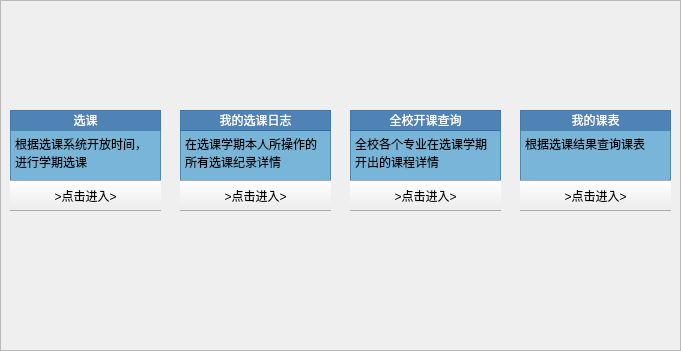
<?xml version="1.0" encoding="UTF-8"?>
<ui version="4.0">
 <class>Optionwindow</class>
 <widget class="QWidget" name="Optionwindow">
  <property name="geometry">
   <rect>
    <x>0</x>
    <y>0</y>
    <width>681</width>
    <height>351</height>
   </rect>
  </property>
  <property name="windowTitle">
   <string>学生选课系统</string>
  </property>
  <property name="windowIcon">
   <iconset resource="resourse_file.qrc">
    <normaloff>:/new/prefix1/img/9.png</normaloff>:/new/prefix1/img/9.png</iconset>
  </property>
  <property name="styleSheet">
   <string notr="true"/>
  </property>
  <widget class="QFrame" name="frame">
   <property name="geometry">
    <rect>
     <x>0</x>
     <y>0</y>
     <width>681</width>
     <height>351</height>
    </rect>
   </property>
   <property name="styleSheet">
    <string notr="true">#frame
{
border-image: url(:/new/prefix1/img/1.jpg);}</string>
   </property>
   <property name="frameShape">
    <enum>QFrame::StyledPanel</enum>
   </property>
   <property name="frameShadow">
    <enum>QFrame::Raised</enum>
   </property>
   <widget class="QLabel" name="label">
    <property name="geometry">
     <rect>
      <x>230</x>
      <y>20</y>
      <width>231</width>
      <height>41</height>
     </rect>
    </property>
    <property name="styleSheet">
     <string notr="true"/>
    </property>
    <property name="text">
     <string>&lt;!DOCTYPE HTML PUBLIC &quot;-//W3C//DTD HTML 4.0//EN&quot; &quot;http://www.w3.org/TR/REC-html40/strict.dtd&quot;&gt;
&lt;html&gt;&lt;head&gt;&lt;meta name=&quot;qrichtext&quot; content=&quot;1&quot; /&gt;&lt;style type=&quot;text/css&quot;&gt;
p, li { white-space: pre-wrap; }
&lt;/style&gt;&lt;/head&gt;&lt;body style=&quot; font-family:'SimSun'; font-size:9pt; font-weight:400; font-style:normal;&quot;&gt;
&lt;p style=&quot;-qt-paragraph-type:empty; margin-top:12px; margin-bottom:12px; margin-left:0px; margin-right:0px; -qt-block-indent:0; text-indent:0px;&quot;&gt;&lt;br /&gt;&lt;/p&gt;&lt;/body&gt;&lt;/html&gt;</string>
    </property>
   </widget>
   <widget class="QFrame" name="frame_2">
    <property name="geometry">
     <rect>
      <x>10</x>
      <y>110</y>
      <width>151</width>
      <height>101</height>
     </rect>
    </property>
    <property name="styleSheet">
     <string notr="true"/>
    </property>
    <property name="frameShape">
     <enum>QFrame::StyledPanel</enum>
    </property>
    <property name="frameShadow">
     <enum>QFrame::Raised</enum>
    </property>
    <widget class="QLabel" name="label_2">
     <property name="geometry">
      <rect>
       <x>0</x>
       <y>0</y>
       <width>151</width>
       <height>21</height>
      </rect>
     </property>
     <property name="styleSheet">
      <string notr="true">background-color: rgba(40, 104, 166,0.8);
font: 9pt &quot;黑体&quot;;</string>
     </property>
     <property name="text">
      <string>&lt;html&gt;&lt;head/&gt;&lt;body&gt;&lt;p align=&quot;center&quot;&gt;&lt;span style=&quot; color:#ffffff;&quot;&gt;选课&lt;/span&gt;&lt;/p&gt;&lt;/body&gt;&lt;/html&gt;</string>
     </property>
    </widget>
    <widget class="QTextBrowser" name="textBrowser_2">
     <property name="geometry">
      <rect>
       <x>0</x>
       <y>20</y>
       <width>151</width>
       <height>81</height>
      </rect>
     </property>
     <property name="styleSheet">
      <string notr="true">background-color: rgba(90, 166, 210,0.8);
font: 9pt &quot;等线&quot;;</string>
     </property>
     <property name="html">
      <string>&lt;!DOCTYPE HTML PUBLIC &quot;-//W3C//DTD HTML 4.0//EN&quot; &quot;http://www.w3.org/TR/REC-html40/strict.dtd&quot;&gt;
&lt;html&gt;&lt;head&gt;&lt;meta name=&quot;qrichtext&quot; content=&quot;1&quot; /&gt;&lt;style type=&quot;text/css&quot;&gt;
p, li { white-space: pre-wrap; }
&lt;/style&gt;&lt;/head&gt;&lt;body style=&quot; font-family:'等线'; font-size:9pt; font-weight:400; font-style:normal;&quot;&gt;
&lt;p style=&quot; margin-top:0px; margin-bottom:0px; margin-left:0px; margin-right:0px; -qt-block-indent:0; text-indent:0px;&quot;&gt;根据选课系统开放时间，进行学期选课&lt;/p&gt;&lt;/body&gt;&lt;/html&gt;</string>
     </property>
    </widget>
    <widget class="QPushButton" name="enterButton_2">
     <property name="geometry">
      <rect>
       <x>-10</x>
       <y>70</y>
       <width>171</width>
       <height>31</height>
      </rect>
     </property>
     <property name="text">
      <string>&gt;点击进入&gt;</string>
     </property>
    </widget>
   </widget>
   <widget class="QFrame" name="frame_3">
    <property name="geometry">
     <rect>
      <x>180</x>
      <y>110</y>
      <width>151</width>
      <height>101</height>
     </rect>
    </property>
    <property name="styleSheet">
     <string notr="true"/>
    </property>
    <property name="frameShape">
     <enum>QFrame::StyledPanel</enum>
    </property>
    <property name="frameShadow">
     <enum>QFrame::Raised</enum>
    </property>
    <widget class="QLabel" name="label_3">
     <property name="geometry">
      <rect>
       <x>0</x>
       <y>0</y>
       <width>151</width>
       <height>21</height>
      </rect>
     </property>
     <property name="styleSheet">
      <string notr="true">background-color: rgba(40, 104, 166,0.8);
font: 9pt &quot;黑体&quot;;</string>
     </property>
     <property name="text">
      <string>&lt;html&gt;&lt;head/&gt;&lt;body&gt;&lt;p align=&quot;center&quot;&gt;&lt;span style=&quot; color:#ffffff;&quot;&gt;我的选课日志&lt;/span&gt;&lt;/p&gt;&lt;/body&gt;&lt;/html&gt;</string>
     </property>
    </widget>
    <widget class="QTextBrowser" name="textBrowser_3">
     <property name="geometry">
      <rect>
       <x>0</x>
       <y>20</y>
       <width>151</width>
       <height>81</height>
      </rect>
     </property>
     <property name="styleSheet">
      <string notr="true">background-color: rgba(90, 166, 210,0.8);
font: 9pt &quot;等线&quot;;</string>
     </property>
     <property name="html">
      <string>&lt;!DOCTYPE HTML PUBLIC &quot;-//W3C//DTD HTML 4.0//EN&quot; &quot;http://www.w3.org/TR/REC-html40/strict.dtd&quot;&gt;
&lt;html&gt;&lt;head&gt;&lt;meta name=&quot;qrichtext&quot; content=&quot;1&quot; /&gt;&lt;style type=&quot;text/css&quot;&gt;
p, li { white-space: pre-wrap; }
&lt;/style&gt;&lt;/head&gt;&lt;body style=&quot; font-family:'等线'; font-size:9pt; font-weight:400; font-style:normal;&quot;&gt;
&lt;p style=&quot; margin-top:0px; margin-bottom:0px; margin-left:0px; margin-right:0px; -qt-block-indent:0; text-indent:0px;&quot;&gt;在选课学期本人所操作的所有选课纪录详情&lt;/p&gt;&lt;/body&gt;&lt;/html&gt;</string>
     </property>
    </widget>
    <widget class="QPushButton" name="enterButton_3">
     <property name="geometry">
      <rect>
       <x>-10</x>
       <y>70</y>
       <width>171</width>
       <height>31</height>
      </rect>
     </property>
     <property name="styleSheet">
      <string notr="true"/>
     </property>
     <property name="text">
      <string>&gt;点击进入&gt;</string>
     </property>
    </widget>
    <zorder>textBrowser_3</zorder>
    <zorder>label_3</zorder>
    <zorder>enterButton_3</zorder>
   </widget>
   <widget class="QFrame" name="frame_4">
    <property name="geometry">
     <rect>
      <x>350</x>
      <y>110</y>
      <width>151</width>
      <height>101</height>
     </rect>
    </property>
    <property name="styleSheet">
     <string notr="true"/>
    </property>
    <property name="frameShape">
     <enum>QFrame::StyledPanel</enum>
    </property>
    <property name="frameShadow">
     <enum>QFrame::Raised</enum>
    </property>
    <widget class="QLabel" name="label_4">
     <property name="geometry">
      <rect>
       <x>0</x>
       <y>0</y>
       <width>151</width>
       <height>21</height>
      </rect>
     </property>
     <property name="styleSheet">
      <string notr="true">background-color: rgba(40, 104, 166,0.8);
font: 9pt &quot;黑体&quot;;</string>
     </property>
     <property name="text">
      <string>&lt;html&gt;&lt;head/&gt;&lt;body&gt;&lt;p align=&quot;center&quot;&gt;&lt;span style=&quot; color:#ffffff;&quot;&gt;全校开课查询&lt;/span&gt;&lt;/p&gt;&lt;/body&gt;&lt;/html&gt;</string>
     </property>
    </widget>
    <widget class="QTextBrowser" name="textBrowser_4">
     <property name="geometry">
      <rect>
       <x>0</x>
       <y>20</y>
       <width>151</width>
       <height>81</height>
      </rect>
     </property>
     <property name="styleSheet">
      <string notr="true">background-color: rgba(90, 166, 210,0.8);
font: 9pt &quot;等线&quot;;</string>
     </property>
     <property name="html">
      <string>&lt;!DOCTYPE HTML PUBLIC &quot;-//W3C//DTD HTML 4.0//EN&quot; &quot;http://www.w3.org/TR/REC-html40/strict.dtd&quot;&gt;
&lt;html&gt;&lt;head&gt;&lt;meta name=&quot;qrichtext&quot; content=&quot;1&quot; /&gt;&lt;style type=&quot;text/css&quot;&gt;
p, li { white-space: pre-wrap; }
&lt;/style&gt;&lt;/head&gt;&lt;body style=&quot; font-family:'等线'; font-size:9pt; font-weight:400; font-style:normal;&quot;&gt;
&lt;p style=&quot; margin-top:0px; margin-bottom:0px; margin-left:0px; margin-right:0px; -qt-block-indent:0; text-indent:0px;&quot;&gt;全校各个专业在选课学期开出的课程详情&lt;/p&gt;&lt;/body&gt;&lt;/html&gt;</string>
     </property>
    </widget>
    <widget class="QPushButton" name="enterButton_4">
     <property name="geometry">
      <rect>
       <x>-10</x>
       <y>70</y>
       <width>171</width>
       <height>31</height>
      </rect>
     </property>
     <property name="text">
      <string>&gt;点击进入&gt;</string>
     </property>
    </widget>
    <zorder>textBrowser_4</zorder>
    <zorder>label_4</zorder>
    <zorder>enterButton_4</zorder>
   </widget>
   <widget class="QLabel" name="logo">
    <property name="geometry">
     <rect>
      <x>0</x>
      <y>0</y>
      <width>71</width>
      <height>71</height>
     </rect>
    </property>
    <property name="styleSheet">
     <string notr="true">image: url(:/new/prefix1/img/4.png);</string>
    </property>
    <property name="text">
     <string/>
    </property>
   </widget>
   <widget class="QFrame" name="frame_5">
    <property name="geometry">
     <rect>
      <x>520</x>
      <y>110</y>
      <width>151</width>
      <height>101</height>
     </rect>
    </property>
    <property name="styleSheet">
     <string notr="true"/>
    </property>
    <property name="frameShape">
     <enum>QFrame::StyledPanel</enum>
    </property>
    <property name="frameShadow">
     <enum>QFrame::Raised</enum>
    </property>
    <widget class="QLabel" name="label_7">
     <property name="geometry">
      <rect>
       <x>0</x>
       <y>0</y>
       <width>151</width>
       <height>21</height>
      </rect>
     </property>
     <property name="styleSheet">
      <string notr="true">background-color: rgba(40, 104, 166,0.8);
font: 9pt &quot;黑体&quot;;</string>
     </property>
     <property name="text">
      <string>&lt;html&gt;&lt;head/&gt;&lt;body&gt;&lt;p align=&quot;center&quot;&gt;&lt;span style=&quot; color:#ffffff;&quot;&gt;我的课表&lt;/span&gt;&lt;/p&gt;&lt;/body&gt;&lt;/html&gt;</string>
     </property>
    </widget>
    <widget class="QTextBrowser" name="textBrowser_6">
     <property name="geometry">
      <rect>
       <x>0</x>
       <y>20</y>
       <width>151</width>
       <height>81</height>
      </rect>
     </property>
     <property name="styleSheet">
      <string notr="true">background-color: rgba(90, 166, 210,0.8);
font: 9pt &quot;等线&quot;;</string>
     </property>
     <property name="html">
      <string>&lt;!DOCTYPE HTML PUBLIC &quot;-//W3C//DTD HTML 4.0//EN&quot; &quot;http://www.w3.org/TR/REC-html40/strict.dtd&quot;&gt;
&lt;html&gt;&lt;head&gt;&lt;meta name=&quot;qrichtext&quot; content=&quot;1&quot; /&gt;&lt;style type=&quot;text/css&quot;&gt;
p, li { white-space: pre-wrap; }
&lt;/style&gt;&lt;/head&gt;&lt;body style=&quot; font-family:'等线'; font-size:9pt; font-weight:400; font-style:normal;&quot;&gt;
&lt;p style=&quot; margin-top:0px; margin-bottom:0px; margin-left:0px; margin-right:0px; -qt-block-indent:0; text-indent:0px;&quot;&gt;根据选课结果查询课表&lt;/p&gt;&lt;/body&gt;&lt;/html&gt;</string>
     </property>
    </widget>
    <widget class="QPushButton" name="enterButton_5">
     <property name="geometry">
      <rect>
       <x>-10</x>
       <y>70</y>
       <width>171</width>
       <height>31</height>
      </rect>
     </property>
     <property name="text">
      <string>&gt;点击进入&gt;</string>
     </property>
    </widget>
   </widget>
  </widget>
 </widget>
 <resources>
  <include location="resourse_file.qrc"/>
 </resources>
 <connections/>
</ui>
